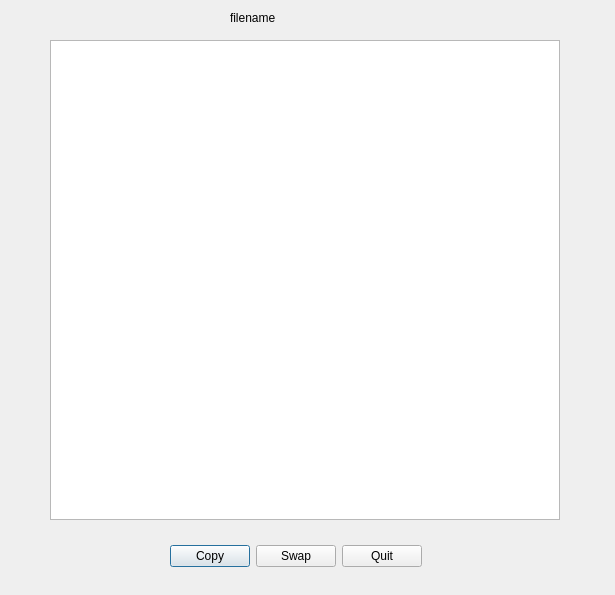
<?xml version="1.0" encoding="UTF-8"?>
<ui version="4.0">
 <class>klogDialog</class>
 <widget class="QDialog" name="klogDialog">
  <property name="geometry">
   <rect>
    <x>0</x>
    <y>0</y>
    <width>615</width>
    <height>595</height>
   </rect>
  </property>
  <property name="minimumSize">
   <size>
    <width>615</width>
    <height>595</height>
   </size>
  </property>
  <property name="maximumSize">
   <size>
    <width>615</width>
    <height>595</height>
   </size>
  </property>
  <property name="windowTitle">
   <string>Logfile viewer</string>
  </property>
  <widget class="QTextBrowser" name="klogBrowser">
   <property name="geometry">
    <rect>
     <x>50</x>
     <y>40</y>
     <width>510</width>
     <height>480</height>
    </rect>
   </property>
   <property name="minimumSize">
    <size>
     <width>510</width>
     <height>480</height>
    </size>
   </property>
   <property name="maximumSize">
    <size>
     <width>510</width>
     <height>480</height>
    </size>
   </property>
  </widget>
  <widget class="QWidget" name="layoutWidget">
   <property name="geometry">
    <rect>
     <x>170</x>
     <y>540</y>
     <width>252</width>
     <height>32</height>
    </rect>
   </property>
   <layout class="QHBoxLayout" name="horizontalLayout">
    <item>
     <widget class="QPushButton" name="kcopyButton">
      <property name="toolTip">
       <string>&lt;html&gt;&lt;head/&gt;&lt;body&gt;&lt;p&gt;Copy to clipboard&lt;/p&gt;&lt;/body&gt;&lt;/html&gt;</string>
      </property>
      <property name="text">
       <string>Copy</string>
      </property>
     </widget>
    </item>
    <item>
     <widget class="QPushButton" name="kswapButton">
      <property name="toolTip">
       <string>&lt;html&gt;&lt;head/&gt;&lt;body&gt;&lt;p&gt;Switch between current and former logs.&lt;/p&gt;&lt;/body&gt;&lt;/html&gt;</string>
      </property>
      <property name="text">
       <string>Swap</string>
      </property>
     </widget>
    </item>
    <item>
     <widget class="QPushButton" name="kquitButton">
      <property name="toolTip">
       <string>&lt;html&gt;&lt;head/&gt;&lt;body&gt;&lt;p&gt;Quit viewer&lt;/p&gt;&lt;/body&gt;&lt;/html&gt;</string>
      </property>
      <property name="text">
       <string>Quit</string>
      </property>
     </widget>
    </item>
   </layout>
  </widget>
  <widget class="QLabel" name="klogfileName">
   <property name="geometry">
    <rect>
     <x>230</x>
     <y>10</y>
     <width>201</width>
     <height>16</height>
    </rect>
   </property>
   <property name="text">
    <string>filename</string>
   </property>
  </widget>
 </widget>
 <resources/>
 <connections>
  <connection>
   <sender>kquitButton</sender>
   <signal>clicked()</signal>
   <receiver>klogDialog</receiver>
   <slot>reject()</slot>
   <hints>
    <hint type="sourcelabel">
     <x>385</x>
     <y>555</y>
    </hint>
    <hint type="destinationlabel">
     <x>304</x>
     <y>296</y>
    </hint>
   </hints>
  </connection>
 </connections>
</ui>
